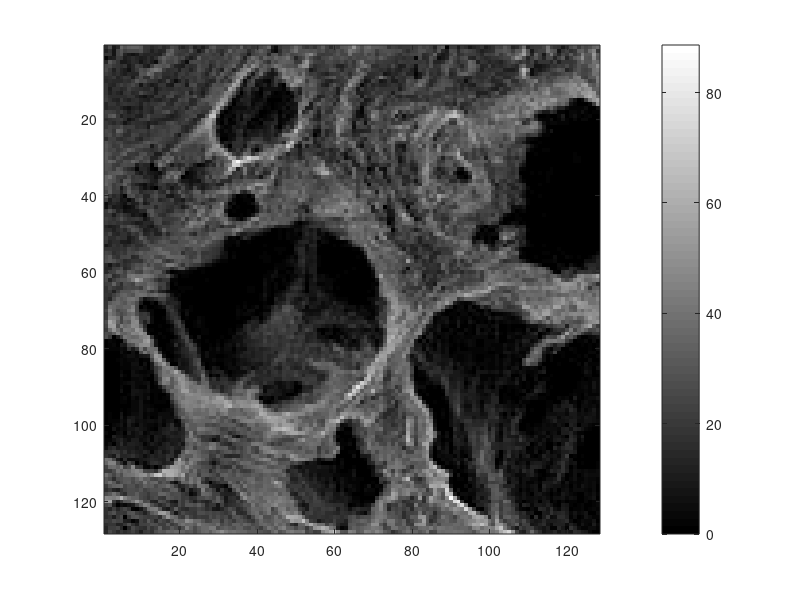
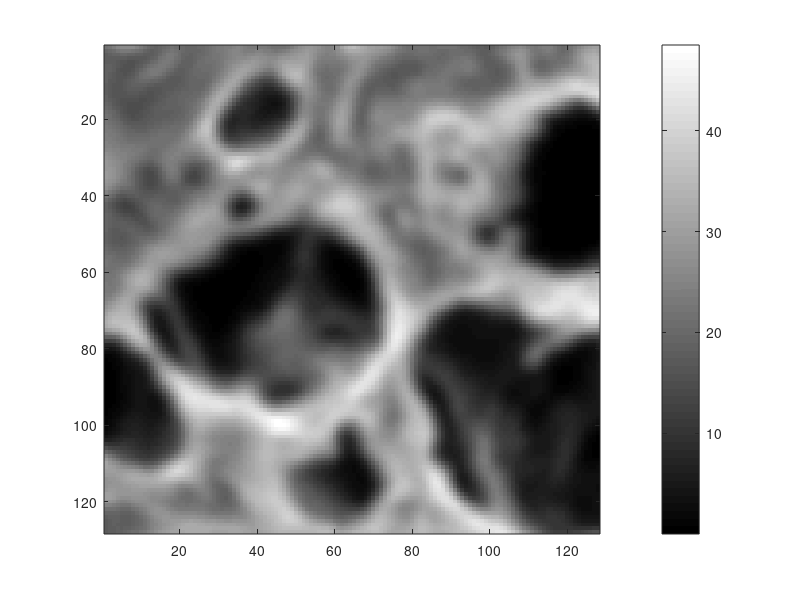

Write the MATLAB code that produced these figures, in order. (Note: this script raises an error after producing the figures.)
%  
%  Image deblurring inverse problem with periodic boundary conditions.
%
%% Generate data and build regularization matrix.
  clear all, close all
  load GaussianBlur440_normal
  %load satellite.mat
  x_true = 100*f_true/max(f_true(:)); 
  clear PSF f_true beta g sigma 
  [nx,ny]=size(x_true);
  % Generate data on 256^2 grid w/ periodic BCs, then restrict to 128^2.
  h      = 1/nx;
  x      = [-0.5+h/2:h:0.5-h/2]';
  [X,Y]  = meshgrid(x);
  sig    = 2*h;
  kernel = exp(-((X-h/2).^2+(Y-h/2).^2)/2/sig^2);
  kernel = kernel/sum(sum(kernel));
  ahat   = fft2(fftshift(kernel));
  Ax     = real(ifft2(ahat.*fft2(x_true)));
  % Extract 128x128 subregion from Ax and x, add noise and plot.
  Ax     = Ax(101:228,101:228);
  x_true = x_true(101:228,101:228);
  [nx2,ny2]= size(Ax);
  err_lev= 2;
  noise  = err_lev/100 * norm(Ax(:)) / sqrt(nx2*ny2);
  b      = Ax + noise*randn(nx2,ny2);
  figure(1), imagesc(x_true), colormap(gray), colorbar, 

  % zero pad b and create the mask
  b_pad = padarray(b,[nx/4,ny/4]);
  bp_hat= fft2(b_pad);
  M     = padarray(ones(size(b)),[nx/4,ny/4]);
  figure(2), imagesc(Ax), colormap(gray), colorbar 

  %% Store CG iteration information
  params.max_cg_iter  = 250;   
  params.cg_step_tol  = 1e-4;    
  params.grad_tol     = 1e-4;  
  params.cg_io_flag   = 0;  
  params.cg_figure_no = [];
  params.precond      = 'Amult_circulant';
  params.ahat         = ahat;
  params.M            = M;
  % Store necessary info for matrix vector multiply (A*x) function
  Bmult               = 'Bmult_DataDriven';
  a_params.ahat       = ahat;
  a_params.M          = M;
  params.a_params     = a_params;
  
  % Choose the regularization parameter
  AtDb                = Amult_circulant(b_pad,conj(ahat));
  disp(' *** Computing regularization parameter using GCV *** ')
  RegParam_fn         = @(alpha) GCV_fn(alpha,b,AtDb,params,Bmult);
  alpha               = 1e-2; %fminbnd(RegParam_fn,0,1);
  
  %% Use PCG to solve Bx=c.
  % Compute regularized solution for the chosen alpha.
  a_params.alpha         = alpha;
  params.a_params        = a_params;
  params.max_cg_iter     = 500;   
  params.cg_step_tol     = 1e-6;    
  params.grad_tol        = 1e-6;  
  params.precond         = 'Amult_circulant';
  params.precond_params  = 1./(abs(ahat).^2+alpha);
  disp(' *** Computing the regularized solution *** ')
  [xalpha,iter_hist]     = CG(zeros(nx,ny),AtDb,params,Bmult);

  % Plot the results.
  figure(3)
    imagesc(xalpha(nx/4+1:3*nx/4,ny/4+1:3*ny/4),[0,max(x_true(:))]), colorbar, colormap(gray)
  figure(4), 
    semilogy(iter_hist(:,2),'k','LineWidth',2), title('CG iteration vs. residual norm')

% landweber
%%%%%%%%%%%%%% Initial guess periodic
%  bhat = fft2(b);
%  ahat_small = ahat(nx/4+1:3*nx/4,ny/4+1:3*ny/4);
%  xalpha = @(a) real(ifft2((conj(ahat_small)./(abs(ahat_small).^2+a).*bhat)));
%  x = padarray(xalpha(1e13),[nx/4,ny/4]);
%%%%%%%%%%%%%% Initial guess blured
%  x = padarray(b,[nx/4,ny/4]);
%%%%%%%%%%%%%% Initial guess zero
  x = zeros(nx,ny);
  tau = .9;% * 1/max(ahat(:));
  figure()
  n = 0;
  while( true )
    n = n+1;
    resid = DA_mult(x,ahat)-b;
    x = x - tau*AtDt_mult(resid,ahat);
    if not(mod(n,1)) % this just updates the plot
      %imagesc(x(nx/4+1:3*nx/4,ny/4+1:3*ny/4)), colorbar, colormap(gray), title(sprintf('n = %d, resid = %.3f <= %.2f',n,norm(resid), nx*ny*sig));
      imagesc(x(nx/4+1:3*nx/4,ny/4+1:3*ny/4),[0,max(x_true(:))]), colorbar, colormap(gray), title(sprintf('n = %d, ||Ax_\\alpha - b||^2/n^2\\sigma^2 = %.3f ',n, norm(resid)^2/(nx*ny*noise^2) )), drawnow, pause(.1);
    if norm(resid)^2 <= nx*ny*noise^2; break; end; % end if you actually can
    end;
  end
saveTightFigure(gcf,'data_driven.pdf') 
